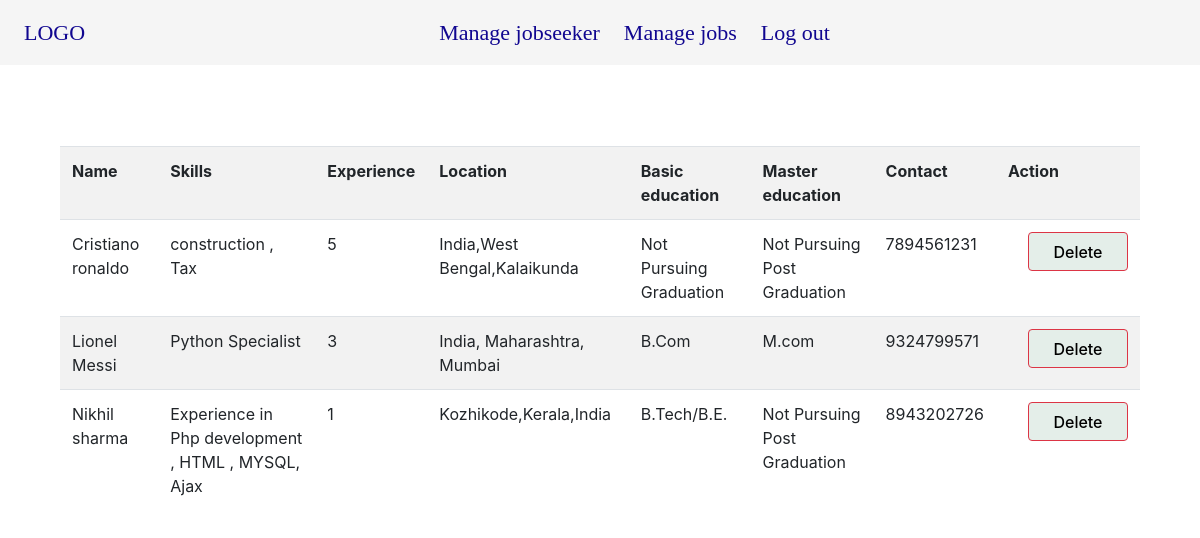
Screenshot of /admin/managejobseeker.php with the database file from the repository.
### tables this page shows
CREATE TABLE `jobseeker` (
  `user_id` int(20) NOT NULL,
  `log_id` int(20) DEFAULT NULL,
  `name` varchar(100) NOT NULL,
  `phone` varchar(20) DEFAULT NULL,
  `location` varchar(200) DEFAULT NULL,
  `experience` varchar(100) DEFAULT NULL,
  `skills` varchar(100) DEFAULT NULL,
  `basic_edu` varchar(100) DEFAULT NULL,
  `master_edu` varchar(100) DEFAULT NULL,
  `other_qual` varchar(100) DEFAULT NULL,
  `dob` varchar(50) DEFAULT NULL,
  `Resume` varchar(100) DEFAULT NULL,
  `photo` varchar(200) DEFAULT NULL
);

### admin/managejobseeker.php (the view, shortened to what this page needs)
<!DOCTYPE html>
<html>
<head>
<link rel="stylesheet" href="https://maxcdn.bootstrapcdn.com/bootstrap/4.5.2/css/bootstrap.min.css">
  <link rel="stylesheet" href="https://cdnjs.cloudflare.com/ajax/libs/font-awesome/4.7.0/css/font-awesome.min.css">
<nav class="navbar navbar-expand fixed-top navbar-dark bg-custom" id="navbar">
        <ul class="navbar-nav mr-auto">
            <li class="nav-item active">
                <a class="nav-link colors1" href="/jobportal/admin/home.php">LOGO</a>
            </li>
           </ul>
       <ul class=" nav navbar-nav mr-auto">
           <li class="nav-item dropdown pr-2">
               <a class="nav-link text-light colors1" href="/jobportal/admin/managejobseeker.php" id="navbardrop" >
      Manage jobseeker
      </a>
         </li>
            <li class="nav-item  pr-2">
               <a class="nav-link text-light colors1" href="managejob.php">
       Manage jobs
      </a></li>
    <li class="nav-item  pr-2">
               <a class="nav-link text-light colors1" href="/jobportal/logout.php">
       Log out
      </a></li>
        <link rel="stylesheet" href="/jobportal/css/web2.css">
</nav>
<br><br><br><br>
<div class="container">
<?php
$servername = "localhost";
$username = "root";
$password = "";
$dbname = "jobportal";
$conn = new mysqli($servername, $username, $password, $dbname);
$query = "select * from jobseeker Order by name" ;
$row1 = mysqli_query($conn, $query);
if (mysqli_num_rows($row1) == 0)
    {
        echo " <div class='alert alert-danger alert-dismissible' role='alert'>
                <button type='button' class='close'  data-dismiss='alert' aria-label='Close'><span
                        aria-hidden='true'>&times;</span></button>
               <p style='font-size: 20px'><strong>Sorry!</strong> No jobs found matching your search, try something else</p>
            </div>";
    }
    else {
      ?>
    <div class="container" id="viewmain">
      <div class="table-responsive" style="margin-top: 50px">
        <table class="table table-responsive table-striped">
            <th>Name</th>
            <th>Skills</th>
            <th>Experience</th>
            <th >Location</th>
            <th>Basic education</th>
            <th>Master education</th>
            <th>Contact</th>
            <th>Action</th>
        <?php
        while($result=mysqli_fetch_array($row1)){
        echo" <tr> ";
            echo "<td>".$result['name']."</td>";
            echo "<td>".substr($result['skills'],0,130)." </td>";
            echo "<td>".$result['experience']."</td>";
            echo "<td > " .$result['location']."</td>";
            echo "<td> " .$result['basic_edu']."</td>";
            echo "<td> " .$result['master_edu']."</td>";
            echo "<td> " .$result['phone']."</td>";
             echo "<td>  <a style='color: whitesmoke;'  href='delete.php?jid=". $result['user_id'] ."'><button type='button' class='btn btn-danger'>Delete</button></a> </td>";;
            echo "</tr>";
        }
  }
    ?>
        </table>
        </div>
    </div>
</body>
</html>

### css/web2.css (style rules this page uses)
html,body { overflow-x: hidden; }
.nav-link { font-family: 'Cormorant', serif; font-size: 22px; }
.bg-custom { background-color: #f5f5f5 !important; }
.colors1 { color: #100690 !important; }
.btn { position: relative; margin-left: 20px; background-color: #E4EEE9; width: 100px; height: 39px; color: black; font-weight: 500; }

### rows the page displays
jobseeker: name "Cristiano ronaldo", skills "construction , Tax", experience "5", location "India,West Bengal,Kalaikunda", basic_edu "Not Pursuing Graduation", master_edu "Not Pursuing Post Graduation", phone "7894561231"
jobseeker: name "Lionel Messi", skills "Python Specialist", experience "3", location "India, Maharashtra, Mumbai", basic_edu "B.Com", master_edu "M.com", phone "9324799571"
jobseeker: name "Nikhil sharma", skills "Experience in Php development , HTML , MYSQL, Ajax", experience "1", location "Kozhikode,Kerala,India", basic_edu "B.Tech/B.E.", master_edu "Not Pursuing Post Graduation", phone "8943202726"
